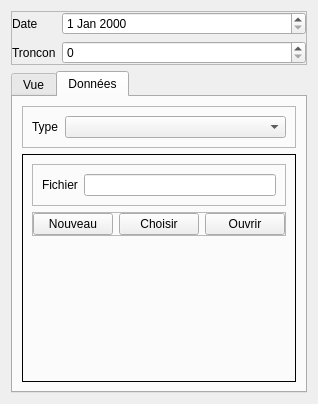
<?xml version="1.0" encoding="UTF-8"?>
<ui version="4.0">
 <class>Form</class>
 <widget class="QWidget" name="Form">
  <property name="geometry">
   <rect>
    <x>0</x>
    <y>0</y>
    <width>301</width>
    <height>404</height>
   </rect>
  </property>
  <property name="windowTitle">
   <string>Form</string>
  </property>
  <layout class="QVBoxLayout" name="verticalLayout" stretch="1,10">
   <item>
    <widget class="QFrame" name="frame">
     <property name="frameShape">
      <enum>QFrame::StyledPanel</enum>
     </property>
     <property name="frameShadow">
      <enum>QFrame::Raised</enum>
     </property>
     <layout class="QFormLayout" name="formLayout">
      <property name="margin">
       <number>0</number>
      </property>
      <item row="0" column="0">
       <widget class="QLabel" name="label_5">
        <property name="text">
         <string>Date</string>
        </property>
       </widget>
      </item>
      <item row="1" column="0">
       <widget class="QLabel" name="label">
        <property name="text">
         <string>Troncon</string>
        </property>
       </widget>
      </item>
      <item row="1" column="1">
       <widget class="QSpinBox" name="spinBox_troncon">
        <property name="singleStep">
         <number>1</number>
        </property>
       </widget>
      </item>
      <item row="0" column="1">
       <widget class="QDateEdit" name="dateEdit"/>
      </item>
     </layout>
    </widget>
   </item>
   <item>
    <widget class="QTabWidget" name="tabWidget">
     <property name="currentIndex">
      <number>1</number>
     </property>
     <widget class="QWidget" name="tab">
      <attribute name="title">
       <string>Vue</string>
      </attribute>
      <layout class="QVBoxLayout" name="verticalLayout_5">
       <item>
        <widget class="QFrame" name="frame_view">
         <property name="frameShape">
          <enum>QFrame::StyledPanel</enum>
         </property>
         <property name="frameShadow">
          <enum>QFrame::Raised</enum>
         </property>
         <layout class="QVBoxLayout" name="verticalLayout_7"/>
        </widget>
       </item>
      </layout>
     </widget>
     <widget class="QWidget" name="tab_2">
      <attribute name="title">
       <string>Données</string>
      </attribute>
      <layout class="QVBoxLayout" name="verticalLayout_6">
       <item>
        <widget class="QFrame" name="frame_4">
         <property name="frameShape">
          <enum>QFrame::StyledPanel</enum>
         </property>
         <property name="frameShadow">
          <enum>QFrame::Raised</enum>
         </property>
         <layout class="QFormLayout" name="formLayout_3">
          <item row="0" column="0">
           <widget class="QLabel" name="label_2">
            <property name="text">
             <string>Type</string>
            </property>
           </widget>
          </item>
          <item row="0" column="1">
           <widget class="QComboBox" name="comboBox_type"/>
          </item>
         </layout>
        </widget>
       </item>
       <item>
        <widget class="QStackedWidget" name="stackedWidget">
         <property name="frameShape">
          <enum>QFrame::Box</enum>
         </property>
         <property name="currentIndex">
          <number>0</number>
         </property>
         <widget class="QWidget" name="page">
          <layout class="QVBoxLayout" name="verticalLayout_2">
           <item>
            <widget class="QFrame" name="frame_3">
             <property name="frameShape">
              <enum>QFrame::StyledPanel</enum>
             </property>
             <property name="frameShadow">
              <enum>QFrame::Raised</enum>
             </property>
             <layout class="QFormLayout" name="formLayout_2">
              <item row="0" column="0">
               <widget class="QLabel" name="label_3">
                <property name="text">
                 <string>Fichier</string>
                </property>
               </widget>
              </item>
              <item row="0" column="1">
               <widget class="QLineEdit" name="lineEdit_file"/>
              </item>
             </layout>
            </widget>
           </item>
           <item>
            <widget class="QFrame" name="frame_2">
             <property name="frameShape">
              <enum>QFrame::StyledPanel</enum>
             </property>
             <property name="frameShadow">
              <enum>QFrame::Raised</enum>
             </property>
             <layout class="QHBoxLayout" name="horizontalLayout_2">
              <property name="margin">
               <number>0</number>
              </property>
              <item>
               <widget class="QPushButton" name="pushButton_new">
                <property name="text">
                 <string>Nouveau</string>
                </property>
               </widget>
              </item>
              <item>
               <widget class="QPushButton" name="pushButton_choose">
                <property name="text">
                 <string>Choisir</string>
                </property>
               </widget>
              </item>
              <item>
               <widget class="QPushButton" name="pushButton_open">
                <property name="text">
                 <string>Ouvrir</string>
                </property>
               </widget>
              </item>
             </layout>
            </widget>
           </item>
           <item>
            <spacer name="verticalSpacer">
             <property name="orientation">
              <enum>Qt::Vertical</enum>
             </property>
             <property name="sizeHint" stdset="0">
              <size>
               <width>20</width>
               <height>40</height>
              </size>
             </property>
            </spacer>
           </item>
          </layout>
         </widget>
         <widget class="QWidget" name="page_2">
          <layout class="QVBoxLayout" name="verticalLayout_3">
           <item>
            <widget class="QTableWidget" name="tableWidget_topo">
             <property name="rowCount">
              <number>999</number>
             </property>
             <property name="columnCount">
              <number>6</number>
             </property>
             <attribute name="horizontalHeaderDefaultSectionSize">
              <number>50</number>
             </attribute>
             <attribute name="horizontalHeaderMinimumSectionSize">
              <number>20</number>
             </attribute>
             <attribute name="horizontalHeaderShowSortIndicator" stdset="0">
              <bool>false</bool>
             </attribute>
             <attribute name="horizontalHeaderStretchLastSection">
              <bool>true</bool>
             </attribute>
             <attribute name="verticalHeaderStretchLastSection">
              <bool>false</bool>
             </attribute>
             <row/>
             <row/>
             <row/>
             <row/>
             <row/>
             <row/>
             <row/>
             <row/>
             <row/>
             <row/>
             <row/>
             <row/>
             <row/>
             <row/>
             <row/>
             <row/>
             <row/>
             <row/>
             <row/>
             <row/>
             <row/>
             <row/>
             <row/>
             <row/>
             <row/>
             <row/>
             <row/>
             <row/>
             <row/>
             <row/>
             <row/>
             <row/>
             <row/>
             <row/>
             <row/>
             <row/>
             <row/>
             <row/>
             <row/>
             <row/>
             <row/>
             <row/>
             <row/>
             <row/>
             <row/>
             <row/>
             <row/>
             <row/>
             <row/>
             <row/>
             <row/>
             <row/>
             <row/>
             <row/>
             <row/>
             <row/>
             <row/>
             <row/>
             <row/>
             <row/>
             <row/>
             <row/>
             <row/>
             <row/>
             <row/>
             <row/>
             <row/>
             <row/>
             <row/>
             <row/>
             <row/>
             <row/>
             <row/>
             <row/>
             <row/>
             <row/>
             <row/>
             <row/>
             <row/>
             <row/>
             <row/>
             <row/>
             <row/>
             <row/>
             <row/>
             <row/>
             <row/>
             <row/>
             <row/>
             <row/>
             <row/>
             <row/>
             <row/>
             <row/>
             <row/>
             <row/>
             <row/>
             <row/>
             <row/>
             <row/>
             <row/>
             <row/>
             <row/>
             <row/>
             <row/>
             <row/>
             <row/>
             <row/>
             <row/>
             <row/>
             <row/>
             <row/>
             <row/>
             <row/>
             <row/>
             <row/>
             <row/>
             <row/>
             <row/>
             <row/>
             <row/>
             <row/>
             <row/>
             <row/>
             <row/>
             <row/>
             <row/>
             <row/>
             <row/>
             <row/>
             <row/>
             <row/>
             <row/>
             <row/>
             <row/>
             <row/>
             <row/>
             <row/>
             <row/>
             <row/>
             <row/>
             <row/>
             <row/>
             <row/>
             <row/>
             <row/>
             <row/>
             <row/>
             <row/>
             <row/>
             <row/>
             <row/>
             <row/>
             <row/>
             <row/>
             <row/>
             <row/>
             <row/>
             <row/>
             <row/>
             <row/>
             <row/>
             <row/>
             <row/>
             <row/>
             <row/>
             <row/>
             <row/>
             <row/>
             <row/>
             <row/>
             <row/>
             <row/>
             <row/>
             <row/>
             <row/>
             <row/>
             <row/>
             <row/>
             <row/>
             <row/>
             <row/>
             <row/>
             <row/>
             <row/>
             <row/>
             <row/>
             <row/>
             <row/>
             <row/>
             <row/>
             <row/>
             <row/>
             <row/>
             <row/>
             <row/>
             <row/>
             <row/>
             <row/>
             <row/>
             <row/>
             <row/>
             <row/>
             <row/>
             <row/>
             <row/>
             <row/>
             <row/>
             <row/>
             <row/>
             <row/>
             <row/>
             <row/>
             <row/>
             <row/>
             <row/>
             <row/>
             <row/>
             <row/>
             <row/>
             <row/>
             <row/>
             <row/>
             <row/>
             <row/>
             <row/>
             <row/>
             <row/>
             <row/>
             <row/>
             <row/>
             <row/>
             <row/>
             <row/>
             <row/>
             <row/>
             <row/>
             <row/>
             <row/>
             <row/>
             <row/>
             <row/>
             <row/>
             <row/>
             <row/>
             <row/>
             <row/>
             <row/>
             <row/>
             <row/>
             <row/>
             <row/>
             <row/>
             <row/>
             <row/>
             <row/>
             <row/>
             <row/>
             <row/>
             <row/>
             <row/>
             <row/>
             <row/>
             <row/>
             <row/>
             <row/>
             <row/>
             <row/>
             <row/>
             <row/>
             <row/>
             <row/>
             <row/>
             <row/>
             <row/>
             <row/>
             <row/>
             <row/>
             <row/>
             <row/>
             <row/>
             <row/>
             <row/>
             <row/>
             <row/>
             <row/>
             <row/>
             <row/>
             <row/>
             <row/>
             <row/>
             <row/>
             <row/>
             <row/>
             <row/>
             <row/>
             <row/>
             <row/>
             <row/>
             <row/>
             <row/>
             <row/>
             <row/>
             <row/>
             <row/>
             <row/>
             <row/>
             <row/>
             <row/>
             <row/>
             <row/>
             <row/>
             <row/>
             <row/>
             <row/>
             <row/>
             <row/>
             <row/>
             <row/>
             <row/>
             <row/>
             <row/>
             <row/>
             <row/>
             <row/>
             <row/>
             <row/>
             <row/>
             <row/>
             <row/>
             <row/>
             <row/>
             <row/>
             <row/>
             <row/>
             <row/>
             <row/>
             <row/>
             <row/>
             <row/>
             <row/>
             <row/>
             <row/>
             <row/>
             <row/>
             <row/>
             <row/>
             <row/>
             <row/>
             <row/>
             <row/>
             <row/>
             <row/>
             <row/>
             <row/>
             <row/>
             <row/>
             <row/>
             <row/>
             <row/>
             <row/>
             <row/>
             <row/>
             <row/>
             <row/>
             <row/>
             <row/>
             <row/>
             <row/>
             <row/>
             <row/>
             <row/>
             <row/>
             <row/>
             <row/>
             <row/>
             <row/>
             <row/>
             <row/>
             <row/>
             <row/>
             <row/>
             <row/>
             <row/>
             <row/>
             <row/>
             <row/>
             <row/>
             <row/>
             <row/>
             <row/>
             <row/>
             <row/>
             <row/>
             <row/>
             <row/>
             <row/>
             <row/>
             <row/>
             <row/>
             <row/>
             <row/>
             <row/>
             <row/>
             <row/>
             <row/>
             <row/>
             <row/>
             <row/>
             <row/>
             <row/>
             <row/>
             <row/>
             <row/>
             <row/>
             <row/>
             <row/>
             <row/>
             <row/>
             <row/>
             <row/>
             <row/>
             <row/>
             <row/>
             <row/>
             <row/>
             <row/>
             <row/>
             <row/>
             <row/>
             <row/>
             <row/>
             <row/>
             <row/>
             <row/>
             <row/>
             <row/>
             <row/>
             <row/>
             <row/>
             <row/>
             <row/>
             <row/>
             <row/>
             <row/>
             <row/>
             <row/>
             <row/>
             <row/>
             <row/>
             <row/>
             <row/>
             <row/>
             <row/>
             <row/>
             <row/>
             <row/>
             <row/>
             <row/>
             <row/>
             <row/>
             <row/>
             <row/>
             <row/>
             <row/>
             <row/>
             <row/>
             <row/>
             <row/>
             <row/>
             <row/>
             <row/>
             <row/>
             <row/>
             <row/>
             <row/>
             <row/>
             <row/>
             <row/>
             <row/>
             <row/>
             <row/>
             <row/>
             <row/>
             <row/>
             <row/>
             <row/>
             <row/>
             <row/>
             <row/>
             <row/>
             <row/>
             <row/>
             <row/>
             <row/>
             <row/>
             <row/>
             <row/>
             <row/>
             <row/>
             <row/>
             <row/>
             <row/>
             <row/>
             <row/>
             <row/>
             <row/>
             <row/>
             <row/>
             <row/>
             <row/>
             <row/>
             <row/>
             <row/>
             <row/>
             <row/>
             <row/>
             <row/>
             <row/>
             <row/>
             <row/>
             <row/>
             <row/>
             <row/>
             <row/>
             <row/>
             <row/>
             <row/>
             <row/>
             <row/>
             <row/>
             <row/>
             <row/>
             <row/>
             <row/>
             <row/>
             <row/>
             <row/>
             <row/>
             <row/>
             <row/>
             <row/>
             <row/>
             <row/>
             <row/>
             <row/>
             <row/>
             <row/>
             <row/>
             <row/>
             <row/>
             <row/>
             <row/>
             <row/>
             <row/>
             <row/>
             <row/>
             <row/>
             <row/>
             <row/>
             <row/>
             <row/>
             <row/>
             <row/>
             <row/>
             <row/>
             <row/>
             <row/>
             <row/>
             <row/>
             <row/>
             <row/>
             <row/>
             <row/>
             <row/>
             <row/>
             <row/>
             <row/>
             <row/>
             <row/>
             <row/>
             <row/>
             <row/>
             <row/>
             <row/>
             <row/>
             <row/>
             <row/>
             <row/>
             <row/>
             <row/>
             <row/>
             <row/>
             <row/>
             <row/>
             <row/>
             <row/>
             <row/>
             <row/>
             <row/>
             <row/>
             <row/>
             <row/>
             <row/>
             <row/>
             <row/>
             <row/>
             <row/>
             <row/>
             <row/>
             <row/>
             <row/>
             <row/>
             <row/>
             <row/>
             <row/>
             <row/>
             <row/>
             <row/>
             <row/>
             <row/>
             <row/>
             <row/>
             <row/>
             <row/>
             <row/>
             <row/>
             <row/>
             <row/>
             <row/>
             <row/>
             <row/>
             <row/>
             <row/>
             <row/>
             <row/>
             <row/>
             <row/>
             <row/>
             <row/>
             <row/>
             <row/>
             <row/>
             <row/>
             <row/>
             <row/>
             <row/>
             <row/>
             <row/>
             <row/>
             <row/>
             <row/>
             <row/>
             <row/>
             <row/>
             <row/>
             <row/>
             <row/>
             <row/>
             <row/>
             <row/>
             <row/>
             <row/>
             <row/>
             <row/>
             <row/>
             <row/>
             <row/>
             <row/>
             <row/>
             <row/>
             <row/>
             <row/>
             <row/>
             <row/>
             <row/>
             <row/>
             <row/>
             <row/>
             <row/>
             <row/>
             <row/>
             <row/>
             <row/>
             <row/>
             <row/>
             <row/>
             <row/>
             <row/>
             <row/>
             <row/>
             <row/>
             <row/>
             <row/>
             <row/>
             <row/>
             <row/>
             <row/>
             <row/>
             <row/>
             <row/>
             <row/>
             <row/>
             <row/>
             <row/>
             <row/>
             <row/>
             <row/>
             <row/>
             <row/>
             <row/>
             <row/>
             <row/>
             <row/>
             <row/>
             <row/>
             <row/>
             <row/>
             <row/>
             <row/>
             <row/>
             <row/>
             <row/>
             <row/>
             <row/>
             <row/>
             <row/>
             <row/>
             <row/>
             <row/>
             <row/>
             <row/>
             <row/>
             <row/>
             <row/>
             <row/>
             <row/>
             <row/>
             <row/>
             <row/>
             <row/>
             <row/>
             <row/>
             <row/>
             <row/>
             <row/>
             <row/>
             <row/>
             <row/>
             <row/>
             <row/>
             <row/>
             <row/>
             <row/>
             <row/>
             <row/>
             <row/>
             <row/>
             <row/>
             <row/>
             <row/>
             <row/>
             <row/>
             <row/>
             <row/>
             <row/>
             <row/>
             <row/>
             <row/>
             <row/>
             <row/>
             <row/>
             <row/>
             <row/>
             <row/>
             <row/>
             <row/>
             <row/>
             <row/>
             <row/>
             <row/>
             <row/>
             <row/>
             <row/>
             <row/>
             <row/>
             <row/>
             <row/>
             <row/>
             <row/>
             <row/>
             <row/>
             <row/>
             <row/>
             <row/>
             <row/>
             <row/>
             <row/>
             <row/>
             <row/>
             <row/>
             <row/>
             <row/>
             <row/>
             <row/>
             <row/>
             <row/>
             <row/>
             <row/>
             <row/>
             <row/>
             <row/>
             <row/>
             <row/>
             <row/>
             <row/>
             <row/>
             <row/>
             <row/>
             <row/>
             <row/>
             <row/>
             <row/>
             <row/>
             <row/>
             <row/>
             <row/>
             <row/>
             <row/>
             <row/>
             <row/>
             <row/>
             <row/>
             <row/>
             <row/>
             <row/>
             <row/>
             <row/>
             <row/>
             <row/>
             <row/>
             <row/>
             <row/>
             <row/>
             <row/>
             <row/>
             <row/>
             <row/>
             <row/>
             <row/>
             <row/>
             <row/>
             <row/>
             <row/>
             <row/>
             <row/>
             <row/>
             <row/>
             <row/>
             <row/>
             <row/>
             <row/>
             <row/>
             <row/>
             <row/>
             <row/>
             <row/>
             <row/>
             <row/>
             <row/>
             <row/>
             <row/>
             <row/>
             <row/>
             <row/>
             <row/>
             <row/>
             <row/>
             <row/>
             <row/>
             <row/>
             <row/>
             <row/>
             <row/>
             <row/>
             <row/>
             <row/>
             <row/>
             <row/>
             <row/>
             <row/>
             <row/>
             <row/>
             <row/>
             <row/>
             <row/>
             <row/>
             <row/>
             <row/>
             <row/>
             <row/>
             <row/>
             <row/>
             <row/>
             <row/>
             <row/>
             <row/>
             <row/>
             <row/>
             <row/>
             <row/>
             <row/>
             <row/>
             <row/>
             <row/>
             <row/>
             <row/>
             <row/>
             <row/>
             <row/>
             <row/>
             <row/>
             <row/>
             <row/>
             <row/>
             <row/>
             <row/>
             <row/>
             <row/>
             <row/>
             <row/>
             <row/>
             <row/>
             <row/>
             <row/>
             <row/>
             <row/>
             <row/>
             <row/>
             <row/>
             <row/>
             <row/>
             <row/>
             <row/>
             <row/>
             <row/>
             <row/>
             <row/>
             <row/>
             <row/>
             <row/>
             <row/>
             <row/>
             <row/>
             <row/>
             <row/>
             <row/>
             <row/>
             <row/>
             <row/>
             <row/>
             <row/>
             <row/>
             <row/>
             <row/>
             <row/>
             <row/>
             <row/>
             <row/>
             <row/>
             <row/>
             <row/>
             <row/>
             <row/>
             <row/>
             <row/>
             <row/>
             <row/>
             <row/>
             <row/>
             <row/>
             <row/>
             <row/>
             <row/>
             <row/>
             <row/>
             <row/>
             <row/>
             <row/>
             <row/>
             <row/>
             <row/>
             <row/>
             <row/>
             <row/>
             <row/>
             <row/>
             <row/>
             <row/>
             <column>
              <property name="text">
               <string>zefezf</string>
              </property>
             </column>
             <column/>
             <column/>
             <column/>
             <column/>
             <column/>
            </widget>
           </item>
          </layout>
         </widget>
         <widget class="QWidget" name="page_3">
          <layout class="QVBoxLayout" name="verticalLayout_4">
           <item>
            <widget class="QTableWidget" name="tableWidget_principe">
             <property name="rowCount">
              <number>999</number>
             </property>
             <property name="columnCount">
              <number>6</number>
             </property>
             <attribute name="horizontalHeaderDefaultSectionSize">
              <number>50</number>
             </attribute>
             <attribute name="horizontalHeaderMinimumSectionSize">
              <number>20</number>
             </attribute>
             <attribute name="horizontalHeaderShowSortIndicator" stdset="0">
              <bool>false</bool>
             </attribute>
             <attribute name="horizontalHeaderStretchLastSection">
              <bool>true</bool>
             </attribute>
             <attribute name="verticalHeaderStretchLastSection">
              <bool>false</bool>
             </attribute>
             <row/>
             <row/>
             <row/>
             <row/>
             <row/>
             <row/>
             <row/>
             <row/>
             <row/>
             <row/>
             <row/>
             <row/>
             <row/>
             <row/>
             <row/>
             <row/>
             <row/>
             <row/>
             <row/>
             <row/>
             <row/>
             <row/>
             <row/>
             <row/>
             <row/>
             <row/>
             <row/>
             <row/>
             <row/>
             <row/>
             <row/>
             <row/>
             <row/>
             <row/>
             <row/>
             <row/>
             <row/>
             <row/>
             <row/>
             <row/>
             <row/>
             <row/>
             <row/>
             <row/>
             <row/>
             <row/>
             <row/>
             <row/>
             <row/>
             <row/>
             <row/>
             <row/>
             <row/>
             <row/>
             <row/>
             <row/>
             <row/>
             <row/>
             <row/>
             <row/>
             <row/>
             <row/>
             <row/>
             <row/>
             <row/>
             <row/>
             <row/>
             <row/>
             <row/>
             <row/>
             <row/>
             <row/>
             <row/>
             <row/>
             <row/>
             <row/>
             <row/>
             <row/>
             <row/>
             <row/>
             <row/>
             <row/>
             <row/>
             <row/>
             <row/>
             <row/>
             <row/>
             <row/>
             <row/>
             <row/>
             <row/>
             <row/>
             <row/>
             <row/>
             <row/>
             <row/>
             <row/>
             <row/>
             <row/>
             <row/>
             <row/>
             <row/>
             <row/>
             <row/>
             <row/>
             <row/>
             <row/>
             <row/>
             <row/>
             <row/>
             <row/>
             <row/>
             <row/>
             <row/>
             <row/>
             <row/>
             <row/>
             <row/>
             <row/>
             <row/>
             <row/>
             <row/>
             <row/>
             <row/>
             <row/>
             <row/>
             <row/>
             <row/>
             <row/>
             <row/>
             <row/>
             <row/>
             <row/>
             <row/>
             <row/>
             <row/>
             <row/>
             <row/>
             <row/>
             <row/>
             <row/>
             <row/>
             <row/>
             <row/>
             <row/>
             <row/>
             <row/>
             <row/>
             <row/>
             <row/>
             <row/>
             <row/>
             <row/>
             <row/>
             <row/>
             <row/>
             <row/>
             <row/>
             <row/>
             <row/>
             <row/>
             <row/>
             <row/>
             <row/>
             <row/>
             <row/>
             <row/>
             <row/>
             <row/>
             <row/>
             <row/>
             <row/>
             <row/>
             <row/>
             <row/>
             <row/>
             <row/>
             <row/>
             <row/>
             <row/>
             <row/>
             <row/>
             <row/>
             <row/>
             <row/>
             <row/>
             <row/>
             <row/>
             <row/>
             <row/>
             <row/>
             <row/>
             <row/>
             <row/>
             <row/>
             <row/>
             <row/>
             <row/>
             <row/>
             <row/>
             <row/>
             <row/>
             <row/>
             <row/>
             <row/>
             <row/>
             <row/>
             <row/>
             <row/>
             <row/>
             <row/>
             <row/>
             <row/>
             <row/>
             <row/>
             <row/>
             <row/>
             <row/>
             <row/>
             <row/>
             <row/>
             <row/>
             <row/>
             <row/>
             <row/>
             <row/>
             <row/>
             <row/>
             <row/>
             <row/>
             <row/>
             <row/>
             <row/>
             <row/>
             <row/>
             <row/>
             <row/>
             <row/>
             <row/>
             <row/>
             <row/>
             <row/>
             <row/>
             <row/>
             <row/>
             <row/>
             <row/>
             <row/>
             <row/>
             <row/>
             <row/>
             <row/>
             <row/>
             <row/>
             <row/>
             <row/>
             <row/>
             <row/>
             <row/>
             <row/>
             <row/>
             <row/>
             <row/>
             <row/>
             <row/>
             <row/>
             <row/>
             <row/>
             <row/>
             <row/>
             <row/>
             <row/>
             <row/>
             <row/>
             <row/>
             <row/>
             <row/>
             <row/>
             <row/>
             <row/>
             <row/>
             <row/>
             <row/>
             <row/>
             <row/>
             <row/>
             <row/>
             <row/>
             <row/>
             <row/>
             <row/>
             <row/>
             <row/>
             <row/>
             <row/>
             <row/>
             <row/>
             <row/>
             <row/>
             <row/>
             <row/>
             <row/>
             <row/>
             <row/>
             <row/>
             <row/>
             <row/>
             <row/>
             <row/>
             <row/>
             <row/>
             <row/>
             <row/>
             <row/>
             <row/>
             <row/>
             <row/>
             <row/>
             <row/>
             <row/>
             <row/>
             <row/>
             <row/>
             <row/>
             <row/>
             <row/>
             <row/>
             <row/>
             <row/>
             <row/>
             <row/>
             <row/>
             <row/>
             <row/>
             <row/>
             <row/>
             <row/>
             <row/>
             <row/>
             <row/>
             <row/>
             <row/>
             <row/>
             <row/>
             <row/>
             <row/>
             <row/>
             <row/>
             <row/>
             <row/>
             <row/>
             <row/>
             <row/>
             <row/>
             <row/>
             <row/>
             <row/>
             <row/>
             <row/>
             <row/>
             <row/>
             <row/>
             <row/>
             <row/>
             <row/>
             <row/>
             <row/>
             <row/>
             <row/>
             <row/>
             <row/>
             <row/>
             <row/>
             <row/>
             <row/>
             <row/>
             <row/>
             <row/>
             <row/>
             <row/>
             <row/>
             <row/>
             <row/>
             <row/>
             <row/>
             <row/>
             <row/>
             <row/>
             <row/>
             <row/>
             <row/>
             <row/>
             <row/>
             <row/>
             <row/>
             <row/>
             <row/>
             <row/>
             <row/>
             <row/>
             <row/>
             <row/>
             <row/>
             <row/>
             <row/>
             <row/>
             <row/>
             <row/>
             <row/>
             <row/>
             <row/>
             <row/>
             <row/>
             <row/>
             <row/>
             <row/>
             <row/>
             <row/>
             <row/>
             <row/>
             <row/>
             <row/>
             <row/>
             <row/>
             <row/>
             <row/>
             <row/>
             <row/>
             <row/>
             <row/>
             <row/>
             <row/>
             <row/>
             <row/>
             <row/>
             <row/>
             <row/>
             <row/>
             <row/>
             <row/>
             <row/>
             <row/>
             <row/>
             <row/>
             <row/>
             <row/>
             <row/>
             <row/>
             <row/>
             <row/>
             <row/>
             <row/>
             <row/>
             <row/>
             <row/>
             <row/>
             <row/>
             <row/>
             <row/>
             <row/>
             <row/>
             <row/>
             <row/>
             <row/>
             <row/>
             <row/>
             <row/>
             <row/>
             <row/>
             <row/>
             <row/>
             <row/>
             <row/>
             <row/>
             <row/>
             <row/>
             <row/>
             <row/>
             <row/>
             <row/>
             <row/>
             <row/>
             <row/>
             <row/>
             <row/>
             <row/>
             <row/>
             <row/>
             <row/>
             <row/>
             <row/>
             <row/>
             <row/>
             <row/>
             <row/>
             <row/>
             <row/>
             <row/>
             <row/>
             <row/>
             <row/>
             <row/>
             <row/>
             <row/>
             <row/>
             <row/>
             <row/>
             <row/>
             <row/>
             <row/>
             <row/>
             <row/>
             <row/>
             <row/>
             <row/>
             <row/>
             <row/>
             <row/>
             <row/>
             <row/>
             <row/>
             <row/>
             <row/>
             <row/>
             <row/>
             <row/>
             <row/>
             <row/>
             <row/>
             <row/>
             <row/>
             <row/>
             <row/>
             <row/>
             <row/>
             <row/>
             <row/>
             <row/>
             <row/>
             <row/>
             <row/>
             <row/>
             <row/>
             <row/>
             <row/>
             <row/>
             <row/>
             <row/>
             <row/>
             <row/>
             <row/>
             <row/>
             <row/>
             <row/>
             <row/>
             <row/>
             <row/>
             <row/>
             <row/>
             <row/>
             <row/>
             <row/>
             <row/>
             <row/>
             <row/>
             <row/>
             <row/>
             <row/>
             <row/>
             <row/>
             <row/>
             <row/>
             <row/>
             <row/>
             <row/>
             <row/>
             <row/>
             <row/>
             <row/>
             <row/>
             <row/>
             <row/>
             <row/>
             <row/>
             <row/>
             <row/>
             <row/>
             <row/>
             <row/>
             <row/>
             <row/>
             <row/>
             <row/>
             <row/>
             <row/>
             <row/>
             <row/>
             <row/>
             <row/>
             <row/>
             <row/>
             <row/>
             <row/>
             <row/>
             <row/>
             <row/>
             <row/>
             <row/>
             <row/>
             <row/>
             <row/>
             <row/>
             <row/>
             <row/>
             <row/>
             <row/>
             <row/>
             <row/>
             <row/>
             <row/>
             <row/>
             <row/>
             <row/>
             <row/>
             <row/>
             <row/>
             <row/>
             <row/>
             <row/>
             <row/>
             <row/>
             <row/>
             <row/>
             <row/>
             <row/>
             <row/>
             <row/>
             <row/>
             <row/>
             <row/>
             <row/>
             <row/>
             <row/>
             <row/>
             <row/>
             <row/>
             <row/>
             <row/>
             <row/>
             <row/>
             <row/>
             <row/>
             <row/>
             <row/>
             <row/>
             <row/>
             <row/>
             <row/>
             <row/>
             <row/>
             <row/>
             <row/>
             <row/>
             <row/>
             <row/>
             <row/>
             <row/>
             <row/>
             <row/>
             <row/>
             <row/>
             <row/>
             <row/>
             <row/>
             <row/>
             <row/>
             <row/>
             <row/>
             <row/>
             <row/>
             <row/>
             <row/>
             <row/>
             <row/>
             <row/>
             <row/>
             <row/>
             <row/>
             <row/>
             <row/>
             <row/>
             <row/>
             <row/>
             <row/>
             <row/>
             <row/>
             <row/>
             <row/>
             <row/>
             <row/>
             <row/>
             <row/>
             <row/>
             <row/>
             <row/>
             <row/>
             <row/>
             <row/>
             <row/>
             <row/>
             <row/>
             <row/>
             <row/>
             <row/>
             <row/>
             <row/>
             <row/>
             <row/>
             <row/>
             <row/>
             <row/>
             <row/>
             <row/>
             <row/>
             <row/>
             <row/>
             <row/>
             <row/>
             <row/>
             <row/>
             <row/>
             <row/>
             <row/>
             <row/>
             <row/>
             <row/>
             <row/>
             <row/>
             <row/>
             <row/>
             <row/>
             <row/>
             <row/>
             <row/>
             <row/>
             <row/>
             <row/>
             <row/>
             <row/>
             <row/>
             <row/>
             <row/>
             <row/>
             <row/>
             <row/>
             <row/>
             <row/>
             <row/>
             <row/>
             <row/>
             <row/>
             <row/>
             <row/>
             <row/>
             <row/>
             <row/>
             <row/>
             <row/>
             <row/>
             <row/>
             <row/>
             <row/>
             <row/>
             <row/>
             <row/>
             <row/>
             <row/>
             <row/>
             <row/>
             <row/>
             <row/>
             <row/>
             <row/>
             <row/>
             <row/>
             <row/>
             <row/>
             <row/>
             <row/>
             <row/>
             <row/>
             <row/>
             <row/>
             <row/>
             <row/>
             <row/>
             <row/>
             <row/>
             <row/>
             <row/>
             <row/>
             <row/>
             <row/>
             <row/>
             <row/>
             <row/>
             <row/>
             <row/>
             <row/>
             <row/>
             <row/>
             <row/>
             <row/>
             <row/>
             <row/>
             <row/>
             <row/>
             <row/>
             <row/>
             <row/>
             <row/>
             <row/>
             <row/>
             <row/>
             <row/>
             <row/>
             <row/>
             <row/>
             <row/>
             <row/>
             <row/>
             <row/>
             <row/>
             <row/>
             <row/>
             <row/>
             <row/>
             <row/>
             <row/>
             <row/>
             <row/>
             <row/>
             <row/>
             <row/>
             <row/>
             <row/>
             <row/>
             <row/>
             <row/>
             <row/>
             <row/>
             <row/>
             <row/>
             <row/>
             <row/>
             <row/>
             <row/>
             <row/>
             <row/>
             <row/>
             <row/>
             <row/>
             <row/>
             <row/>
             <row/>
             <row/>
             <row/>
             <row/>
             <row/>
             <row/>
             <row/>
             <row/>
             <row/>
             <row/>
             <row/>
             <row/>
             <row/>
             <row/>
             <row/>
             <row/>
             <row/>
             <row/>
             <row/>
             <row/>
             <row/>
             <row/>
             <row/>
             <row/>
             <row/>
             <row/>
             <row/>
             <row/>
             <row/>
             <row/>
             <row/>
             <row/>
             <row/>
             <row/>
             <row/>
             <row/>
             <row/>
             <row/>
             <row/>
             <row/>
             <row/>
             <row/>
             <row/>
             <row/>
             <row/>
             <row/>
             <row/>
             <row/>
             <row/>
             <row/>
             <row/>
             <row/>
             <row/>
             <row/>
             <row/>
             <row/>
             <row/>
             <row/>
             <row/>
             <row/>
             <row/>
             <row/>
             <row/>
             <row/>
             <row/>
             <row/>
             <row/>
             <row/>
             <row/>
             <row/>
             <row/>
             <row/>
             <row/>
             <row/>
             <row/>
             <row/>
             <row/>
             <row/>
             <row/>
             <row/>
             <row/>
             <row/>
             <row/>
             <row/>
             <row/>
             <row/>
             <row/>
             <row/>
             <row/>
             <row/>
             <row/>
             <row/>
             <row/>
             <row/>
             <row/>
             <row/>
             <row/>
             <row/>
             <row/>
             <row/>
             <row/>
             <row/>
             <row/>
             <row/>
             <row/>
             <row/>
             <row/>
             <row/>
             <row/>
             <row/>
             <row/>
             <row/>
             <row/>
             <row/>
             <row/>
             <row/>
             <row/>
             <row/>
             <row/>
             <row/>
             <row/>
             <row/>
             <row/>
             <row/>
             <row/>
             <row/>
             <row/>
             <row/>
             <row/>
             <row/>
             <row/>
             <row/>
             <row/>
             <row/>
             <row/>
             <column>
              <property name="text">
               <string>zefezf</string>
              </property>
             </column>
             <column/>
             <column/>
             <column/>
             <column/>
             <column/>
            </widget>
           </item>
          </layout>
         </widget>
        </widget>
       </item>
      </layout>
     </widget>
    </widget>
   </item>
  </layout>
 </widget>
 <resources/>
 <connections>
  <connection>
   <sender>comboBox_type</sender>
   <signal>currentIndexChanged(int)</signal>
   <receiver>stackedWidget</receiver>
   <slot>setCurrentIndex(int)</slot>
   <hints>
    <hint type="sourcelabel">
     <x>209</x>
     <y>119</y>
    </hint>
    <hint type="destinationlabel">
     <x>195</x>
     <y>303</y>
    </hint>
   </hints>
  </connection>
 </connections>
</ui>
